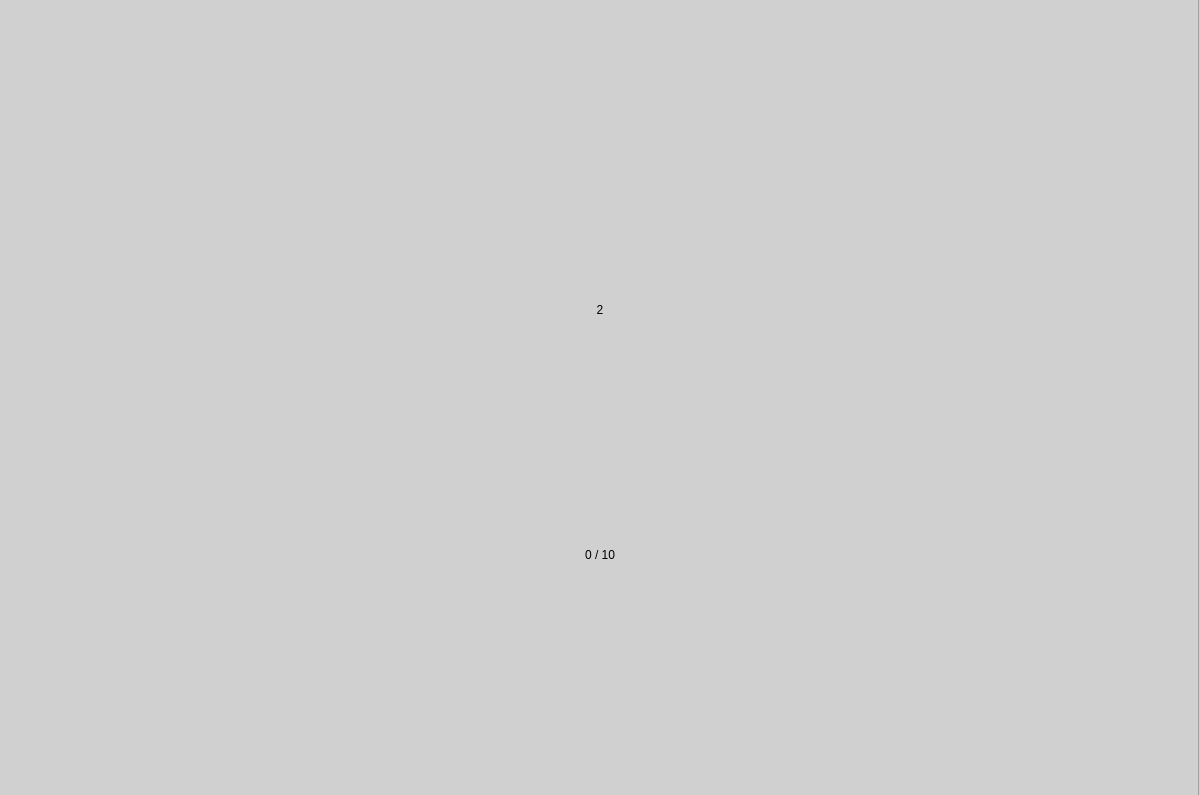
<?xml version="1.0" encoding="UTF-8"?>
<ui version="4.0">
 <class>Dialog</class>
 <widget class="QDialog" name="Dialog">
  <property name="geometry">
   <rect>
    <x>0</x>
    <y>0</y>
    <width>1200</width>
    <height>795</height>
   </rect>
  </property>
  <property name="windowTitle">
   <string>Dialog</string>
  </property>
  <widget class="QWidget" name="widget" native="true">
   <property name="geometry">
    <rect>
     <x>0</x>
     <y>0</y>
     <width>1211</width>
     <height>811</height>
    </rect>
   </property>
   <property name="styleSheet">
    <string notr="true">background-color: rgb(208, 208, 208);</string>
   </property>
   <widget class="QLabel" name="lbl_result1">
    <property name="geometry">
     <rect>
      <x>400</x>
      <y>530</y>
      <width>400</width>
      <height>50</height>
     </rect>
    </property>
    <property name="styleSheet">
     <string notr="true">font: 75 28pt &quot;MS Shell Dlg 2&quot;;
background-color: rgba(255, 255, 255, 0);</string>
    </property>
    <property name="text">
     <string>0 / 10</string>
    </property>
    <property name="alignment">
     <set>Qt::AlignCenter</set>
    </property>
   </widget>
   <widget class="QLabel" name="lbl_result">
    <property name="geometry">
     <rect>
      <x>400</x>
      <y>160</y>
      <width>400</width>
      <height>300</height>
     </rect>
    </property>
    <property name="styleSheet">
     <string notr="true">font: 75 120pt &quot;MS Shell Dlg 2&quot;;
background-color: rgba(255, 255, 255, 0);</string>
    </property>
    <property name="text">
     <string>2</string>
    </property>
    <property name="alignment">
     <set>Qt::AlignCenter</set>
    </property>
   </widget>
   <widget class="QFrame" name="frame1">
    <property name="geometry">
     <rect>
      <x>-1</x>
      <y>-1</y>
      <width>1200</width>
      <height>800</height>
     </rect>
    </property>
    <property name="frameShape">
     <enum>QFrame::StyledPanel</enum>
    </property>
    <property name="frameShadow">
     <enum>QFrame::Raised</enum>
    </property>
   </widget>
   <zorder>frame1</zorder>
   <zorder>lbl_result1</zorder>
   <zorder>lbl_result</zorder>
  </widget>
 </widget>
 <resources/>
 <connections/>
</ui>
